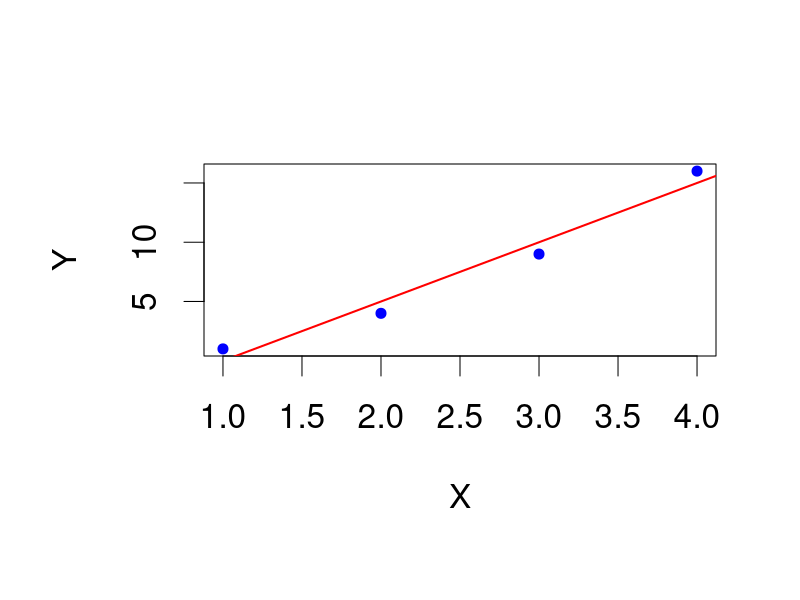
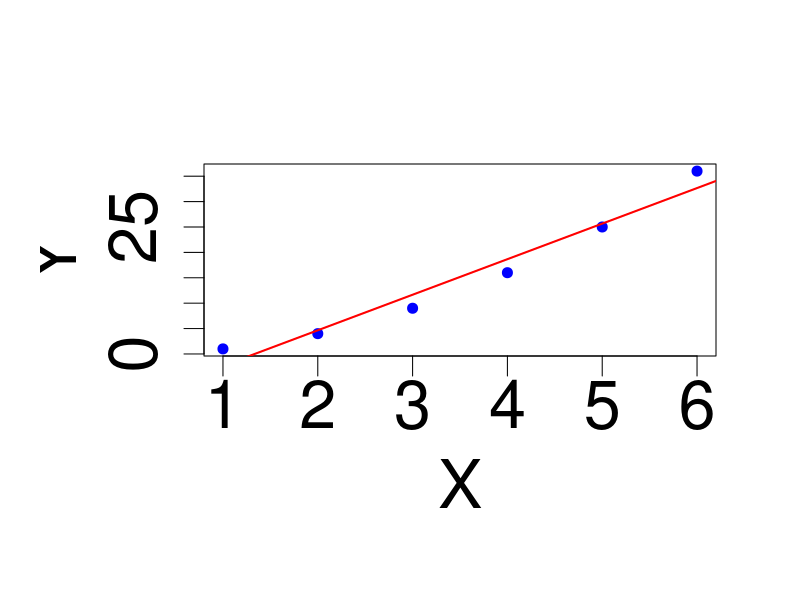

Write the R code that produced these figures, in order.
## ---- chunk 1
par(cex=2, pch=20, oma=c(1,1,0,0))
data = data.frame(x=c(1:4), y=c((1:4)^2))
fit = lm(y~x, data=data)
plot(data$y ~ data$x, col="blue", xlab="X", ylab="Y")
abline(fit, col="red", lwd=2)
## ---- chunk 2
data = rbind(data, c(5, 5^2), c(6, 6^2))
fit = lm(y~x, data=data)
plot(data$y ~ data$x, col="blue", xlab="X", ylab="Y", pch=20, cex.axis=2, cex.lab=2)
abline(fit, col="red", lwd=2)
